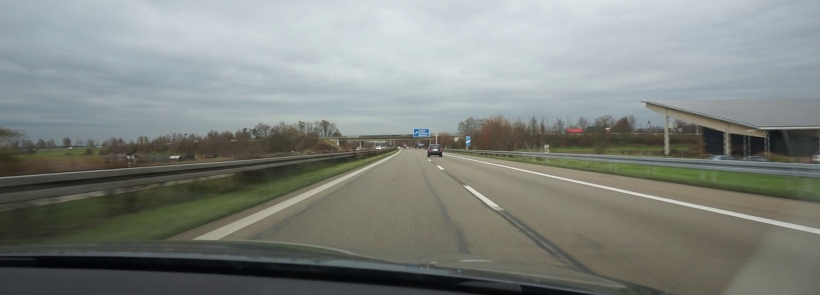
#> input picture demo.jpg, 1640 x 590 px (shown at 1/2 size)
$ jupyter execute lane_detection_opencv.ipynb
#> lines starting #> are read from the running program, lines starting #| are printed output that depends on the picture; after the words box and inside, x2 and y2 are one past the last pixel; in counts of white or black regions, pixels touching at a corner belong together
[cell 1]
import cv2
import numpy as np
import matplotlib

import matplotlib.pyplot as plt
import matplotlib.image as mpimg

[cell 2]
# reading in an image
image = mpimg.imread('demo.jpg')
#> image is the input picture: shape (590, 1640, 3); mean R, G, B 128.1, 132.8, 128.1
# printing out some stats and plotting the image
print('This image is:', type(image), 'with dimensions:', image.shape)
#| This image is: <class 'numpy.ndarray'> with dimensions: (590, 1640, 3)
plt.imshow(image)
plt.show()

[cell 3]
def region_of_interest(img, vertices):
    mask = np.zeros_like(img)

    match_mask_color = 255

    cv2.fillPoly(mask, vertices, match_mask_color)

    masked_image = cv2.bitwise_and(img, mask)

    return masked_image

[cell 4]
height = 590
width = 1640

region_of_interest_vertices = [(0,400),(width / 2, height / 2),(width, 400), (width, height),  (0, height) ]

image = mpimg.imread('demo.jpg')

plt.figure()
plt.imshow(image)

plt.show()

[cell 5]
import math

# Convert to grayscale here.
gray_image = cv2.cvtColor(image, cv2.COLOR_RGB2GRAY)
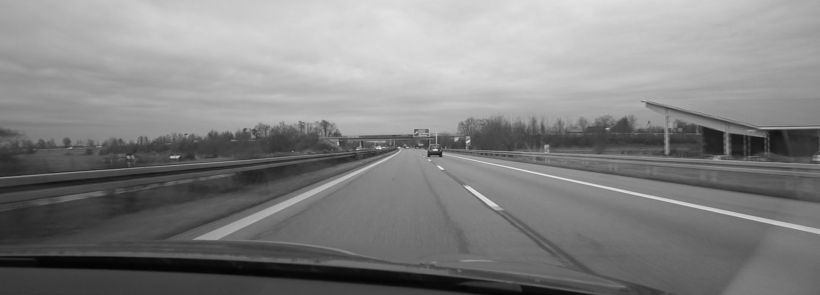
#> gray_image: shape (590, 1640) (shown at 1/2 size); min 1, max 253, mean 130.8
# Call Canny Edge Detection here.
cannyed_image = cv2.Canny(gray_image, 100, 200)
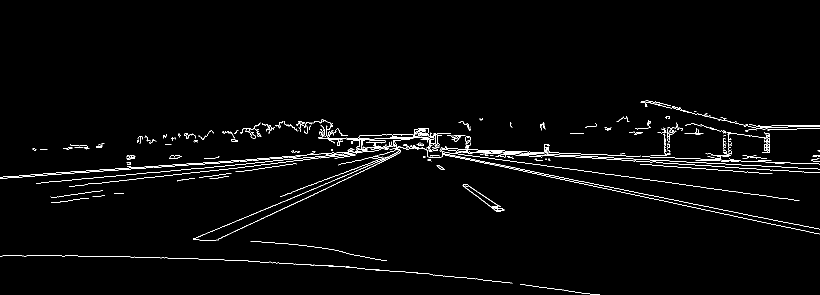
#> cannyed_image: shape (590, 1640) (shown at 1/2 size); 1.8% white in thin lines or dots, all inside (x1, y1, x2, y2) = (0, 201, 1640, 590)
cropped_image = region_of_interest(cannyed_image, np.array([region_of_interest_vertices], np.int32),)
#> in region_of_interest, `cv2.fillPoly(mask, vertices, match_mask_color)`:
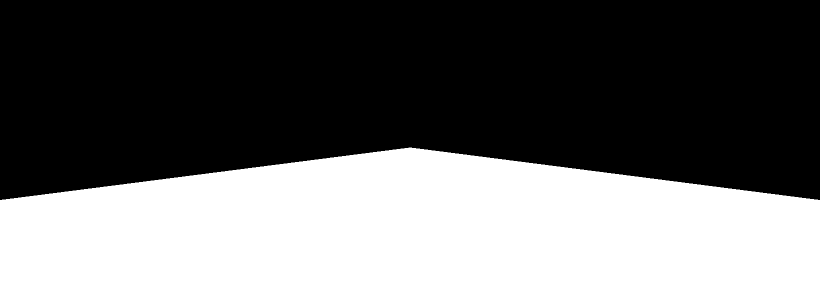
#> mask: shape (590, 1640) (shown at 1/2 size); 41.1% white; 1 white region, box (x1, y1, x2, y2) and area: (0, 295, 1640, 590) 397645
#> in region_of_interest, `masked_image = cv2.bitwise_and(img, mask)`:
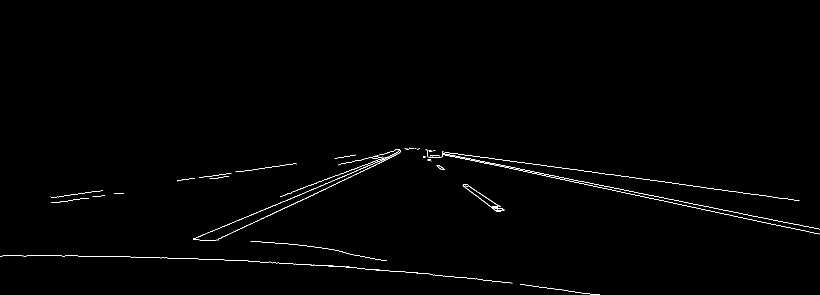
#> masked_image: shape (590, 1640) (shown at 1/2 size); 0.64% white in thin lines or dots, all inside (x1, y1, x2, y2) = (0, 295, 1640, 590)

lines = cv2.HoughLinesP(
    cropped_image,
    rho=6,
    theta=np.pi / 60,
    threshold=160,
    lines=np.array([]),
    minLineLength=40,
    maxLineGap=25
)
#> lines = 58 rows, first 6: [830, 296, 1639, 468], [730, 538, 802, 542], [223, 512, 279, 514], [563, 405, 650, 367], [626, 390, 698, 354], [1322, 394, 1505, 432]
print(lines[0])
#| [[ 830  296 1639  468]]

left_line_x = []
left_line_y = []
right_line_x = []
right_line_y = []
for line in lines:
    for x1, y1, x2, y2 in line:
        slope = (y2 - y1) / (x2 - x1) # <-- Calculating the slope.
        if math.fabs(slope) < 0.5: # <-- Only consider extreme slope
            continue
        if slope <= 0: # <-- If the slope is negative, left group.
            left_line_x.extend([x1, x2])
            left_line_y.extend([y1, y2])
        else: # <-- Otherwise, right group.
            right_line_x.extend([x1, x2])
            right_line_y.extend([y1, y2])
#> this loop made 58 passes
#> line on passes 1 to 12: [[830, 296, 1639, 468]], [[730, 538, 802, 542]], [[223, 512, 279, 514]], [[563, 405, 650, 367]], [[626, 390, 698, 354]], [[1322, 394, 1505, 432]], [[300, 514, 356, 516]], [[482, 457, 524, 436]], [[1040, 569, 1108, 576]], [[561, 392, 666, 352]], [[524, 421, 591, 392]], [[1100, 333, 1161, 340]]
#> after the loop, left_line_x = [626, 698, 482, 524, 527, 569, 737, 794, 436, 477, 724, 770, 681, 724, 731, 771, 508, 552, 651, 721, 436, 501]; left_line_y = [390, 354, 457, 436, 436, 415, 327, 298, 479, 458, 337, 314, 355, 331, 334, 314, 445, 423, 378, 343, 480, 447]; right_line_x = [933, 1008, 832, 884, 926, 984]; right_line_y = [369, 418, 297, 339, 370, 417]

min_y = image.shape[0] * (3 / 5) # <-- Just below the horizon
#> min_y = 354
max_y = image.shape[0] # <-- The bottom of the image
#> max_y = 590

poly_left = np.poly1d(np.polyfit(
    left_line_y,
    left_line_x,
    deg=1
))
left_x_start = int(poly_left(max_y))
#> left_x_start = 217
left_x_end = int(poly_left(min_y))
#> left_x_end = 689

poly_right = np.poly1d(np.polyfit(
    right_line_y,
    right_line_x,
    deg=1
))
right_x_start = int(poly_right(max_y))
#> right_x_start = 1232
right_x_end = int(poly_right(min_y))
#> right_x_end = 908

plt.figure()
plt.imshow(cropped_image)
plt.show()

[cell 6]
def draw_lines(img, lines, color=[255, 0, 0], thickness=3):
    # If there are no lines to draw, exit.
#> called with thickness = 5
    if lines is None:
        return
    # Make a copy of the original image.
    img = np.copy(img)
    # Create a blank image that matches the original in size.
    line_img = np.zeros(
        (
            img.shape[0],
            img.shape[1],
            3
        ),
        dtype=np.uint8,
    )
    # Loop over all lines and draw them on the blank image.
    for line in lines:
        for x1, y1, x2, y2 in line:
            cv2.line(line_img, (x1, y1), (x2, y2), color, thickness)
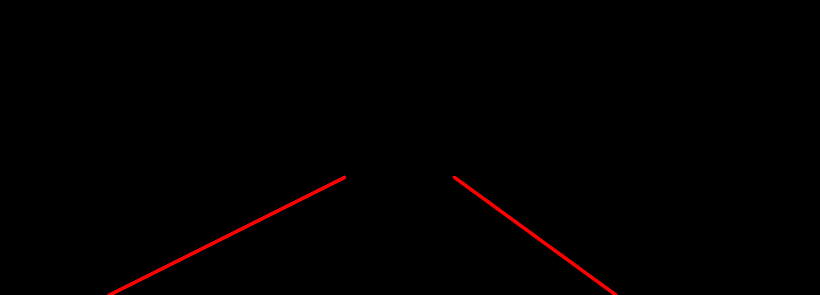
#> line_img: shape (590, 1640, 3) (shown at 1/2 size); mean of channels 0, 1, 2 1.7, 0, 0; drawn as R, G, B
    # Merge the image with the lines onto the original.
    img = cv2.addWeighted(img, 0.8, line_img, 1.0, 0.0)
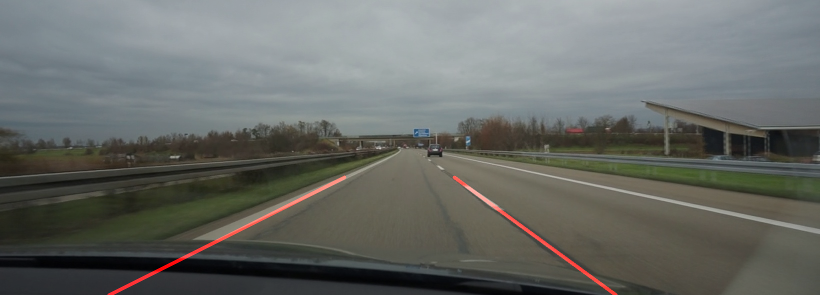
#> img: shape (590, 1640, 3) (shown at 1/2 size); mean R, G, B 103.6, 106.3, 102.5
    # Return the modified image.
    return img
